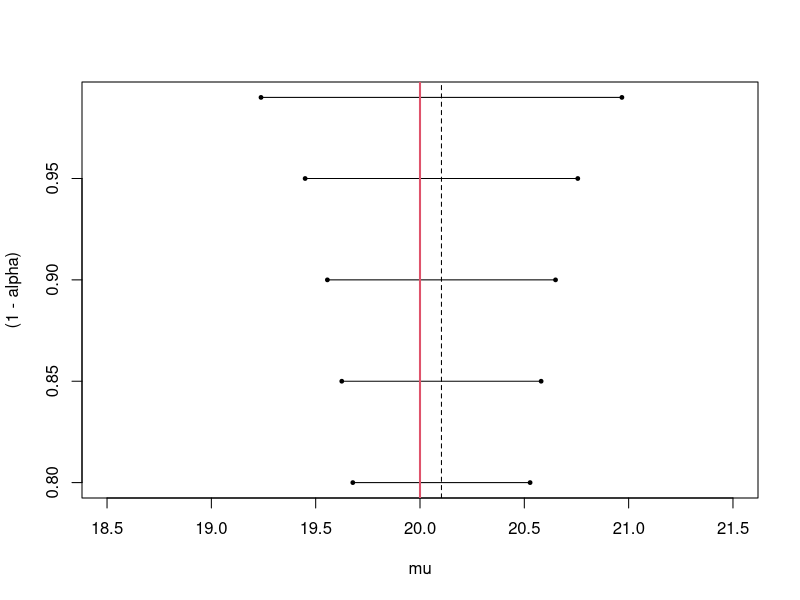
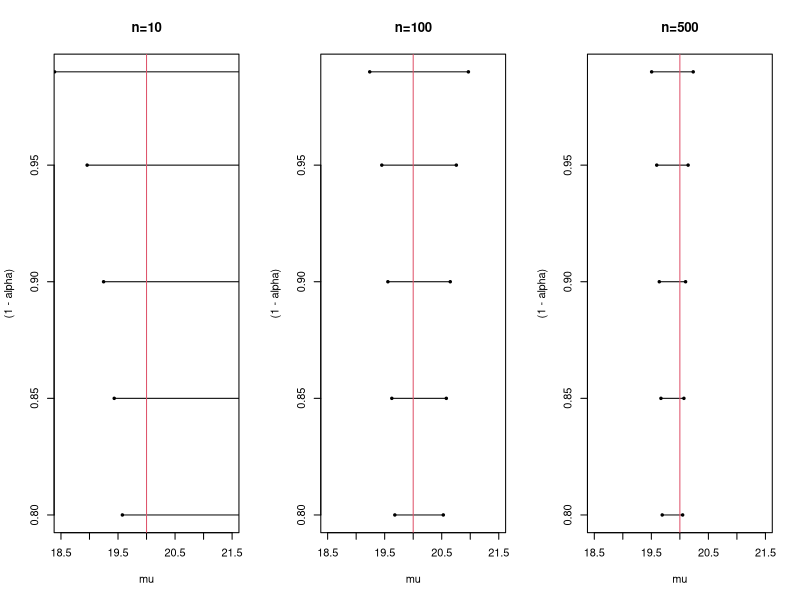
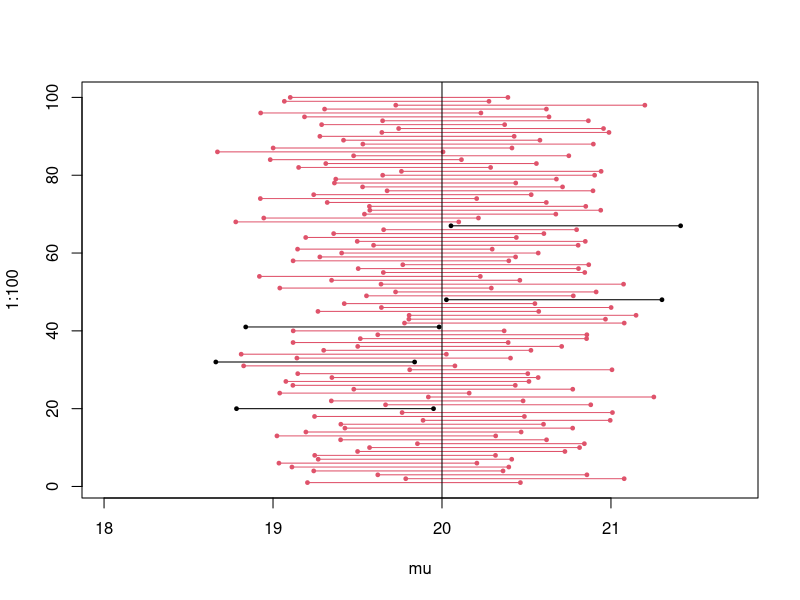

Source code (R) for these figures, in order:
## ---- chunk 1

n <- 100

mu_true <- 20
sigma2_true <- 10

# Data generation:
set.seed(42)
y <- rnorm(n, mu_true, sqrt(sigma2_true))

alpha <- .05

mean(y) + c(-1,1)*qt(1-alpha/2, n-1)*sqrt(var(y)/n)

confint(lm(y~1))


################################################

alpha <- 1-c(.8, .85, .9, .95, .99)

CI_alpha <- matrix(NA, ncol=2, nrow=length(alpha))

for(i in 1:length(alpha)){
  CI_alpha[i,] <- mean(y) + c(-1,1)*qt(1-alpha[i]/2, n-1)*sqrt(var(y)/n)
}

plot(CI_alpha[,1], (1-alpha), pch=19, xlim=c(18.5,21.5), cex=.5, xlab="mu")
points(CI_alpha[,2], (1-alpha), pch=19, cex=.5)
segments(x0=CI_alpha[,1], y0=(1-alpha), x1=CI_alpha[,2], y1=(1-alpha))
abline(v=mu_true, col=2, lwd=2)
abline(v=mean(y), lty=2)

y_10 <- rnorm(10, mu_true, sqrt(sigma2_true))
y_500 <- rnorm(500, mu_true, sqrt(sigma2_true))
CI_alpha_10 <- matrix(NA, ncol=2, nrow=length(alpha))
CI_alpha_500 <- matrix(NA, ncol=2, nrow=length(alpha))

for(i in 1:length(alpha)){
  CI_alpha_500[i,] <- mean(y_500) + c(-1,1)*qt(1-alpha[i]/2, n-1)*sqrt(var(y_500)/500)
  CI_alpha_10[i,] <- mean(y_10) + c(-1,1)*qt(1-alpha[i]/2, n-1)*sqrt(var(y_10)/10)
}


par(mfrow=c(1,3))
plot(CI_alpha_10[,1], (1-alpha), pch=19, xlim=c(18.5,21.5), cex=.5, xlab="mu", main="n=10")
points(CI_alpha_10[,2], (1-alpha), pch=19, cex=.5)
segments(x0=CI_alpha_10[,1], y0=(1-alpha), x1=CI_alpha_10[,2], y1=(1-alpha))
abline(v=mu_true, col=2)

plot(CI_alpha[,1], (1-alpha), pch=19, xlim=c(18.5,21.5), cex=.5, xlab="mu", main="n=100")
points(CI_alpha[,2], (1-alpha), pch=19, cex=.5)
segments(x0=CI_alpha[,1], y0=(1-alpha), x1=CI_alpha[,2], y1=(1-alpha))
abline(v=mu_true, col=2)

plot(CI_alpha_500[,1], (1-alpha), pch=19, xlim=c(18.5,21.5), cex=.5, xlab="mu", main="n=500")
points(CI_alpha_500[,2], (1-alpha), pch=19, cex=.5)
segments(x0=CI_alpha_500[,1], y0=(1-alpha), x1=CI_alpha_500[,2], y1=(1-alpha))
abline(v=mu_true, col=2)
par(mfrow=c(1,1))

################################################


nsim <- 5000
n <- 100
alpha <- 0.05
coverage <- numeric(nsim)
CI <- matrix(NA, ncol=2, nrow=nsim)

set.seed(396)
for(i in 1:nsim){
  y <- rnorm(n, mu_true, sqrt(sigma2_true))
  
  CI[i,] <- mean(y) + c(-1,1)*qt(1-alpha/2, n-1)*sqrt(var(y)/n)
  coverage[i] <- CI[i,1] <= mu_true & CI[i,2] >= mu_true
}

table(coverage)/nsim


plot(CI[1:100,1], 1:100, pch=19, xlim=range(CI), cex=.5, col=as.factor(coverage+1), xlab="mu")
points(CI[1:100,2], 1:100, pch=19, cex=.5, col=as.factor(coverage+1))
#lines(x=CI[1:2,1], y=CI[1:2,2])
segments(x0=CI[1:100,1], y0=1:100, x1=CI[1:100,2], y1=1:100, col=as.factor(coverage+1))
abline(v=mu_true)
